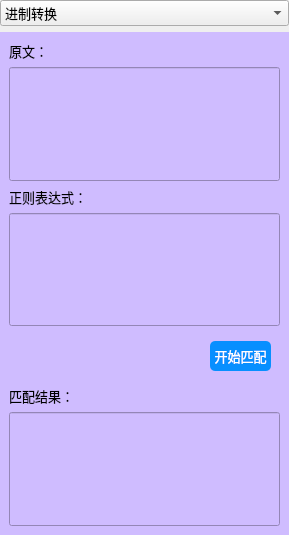
<?xml version="1.0" encoding="UTF-8"?>
<ui version="4.0">
 <class>smalltoolwidget</class>
 <widget class="QWidget" name="smalltoolwidget">
  <property name="geometry">
   <rect>
    <x>0</x>
    <y>0</y>
    <width>289</width>
    <height>535</height>
   </rect>
  </property>
  <property name="windowTitle">
   <string>Form</string>
  </property>
  <layout class="QVBoxLayout" name="verticalLayout_6">
   <property name="leftMargin">
    <number>0</number>
   </property>
   <property name="topMargin">
    <number>0</number>
   </property>
   <property name="rightMargin">
    <number>0</number>
   </property>
   <property name="bottomMargin">
    <number>0</number>
   </property>
   <item>
    <widget class="QComboBox" name="comboBox">
     <property name="font">
      <font>
       <family>OPPOSans B</family>
       <pointsize>10</pointsize>
       <stylestrategy>PreferAntialias</stylestrategy>
      </font>
     </property>
     <item>
      <property name="text">
       <string>进制转换</string>
      </property>
     </item>
     <item>
      <property name="text">
       <string>编码转换</string>
      </property>
     </item>
     <item>
      <property name="text">
       <string>时间戳转换</string>
      </property>
     </item>
     <item>
      <property name="text">
       <string>URL编码转换</string>
      </property>
     </item>
     <item>
      <property name="text">
       <string>正则表达式</string>
      </property>
     </item>
    </widget>
   </item>
   <item>
    <widget class="QStackedWidget" name="stackedWidget_2">
     <property name="styleSheet">
      <string notr="true">background-color: rgb(207, 188, 255);</string>
     </property>
     <property name="currentIndex">
      <number>4</number>
     </property>
     <widget class="QWidget" name="page_21">
      <layout class="QVBoxLayout" name="verticalLayout_2">
       <property name="spacing">
        <number>14</number>
       </property>
       <item>
        <widget class="QLabel" name="label_6">
         <property name="font">
          <font>
           <family>OPPOSans B</family>
           <pointsize>10</pointsize>
           <stylestrategy>PreferAntialias</stylestrategy>
          </font>
         </property>
         <property name="text">
          <string>十六进制</string>
         </property>
        </widget>
       </item>
       <item>
        <widget class="QLineEdit" name="lineEdit_hex">
         <property name="minimumSize">
          <size>
           <width>0</width>
           <height>32</height>
          </size>
         </property>
         <property name="maximumSize">
          <size>
           <width>16777215</width>
           <height>32</height>
          </size>
         </property>
         <property name="font">
          <font>
           <family>OPPOSans B</family>
           <pointsize>10</pointsize>
           <stylestrategy>PreferAntialias</stylestrategy>
          </font>
         </property>
         <property name="styleSheet">
          <string notr="true">background-color: rgb(25, 25, 25, 155);
border: 1px solid rgba(255, 255, 255, 0);
border-radius: 5px;
padding-left:10px;
padding-right:10px;</string>
         </property>
        </widget>
       </item>
       <item>
        <widget class="QLabel" name="label_7">
         <property name="font">
          <font>
           <family>OPPOSans B</family>
           <pointsize>10</pointsize>
           <stylestrategy>PreferAntialias</stylestrategy>
          </font>
         </property>
         <property name="text">
          <string>十进制</string>
         </property>
        </widget>
       </item>
       <item>
        <widget class="QLineEdit" name="lineEdit_dec">
         <property name="minimumSize">
          <size>
           <width>0</width>
           <height>32</height>
          </size>
         </property>
         <property name="maximumSize">
          <size>
           <width>16777215</width>
           <height>32</height>
          </size>
         </property>
         <property name="font">
          <font>
           <family>OPPOSans B</family>
           <pointsize>10</pointsize>
           <stylestrategy>PreferAntialias</stylestrategy>
          </font>
         </property>
         <property name="styleSheet">
          <string notr="true">background-color: rgb(25, 25, 25, 155);
border: 1px solid rgba(255, 255, 255, 0);
border-radius: 5px;
padding-left:10px;
padding-right:10px;</string>
         </property>
        </widget>
       </item>
       <item>
        <widget class="QLabel" name="label_15">
         <property name="font">
          <font>
           <family>OPPOSans B</family>
           <pointsize>10</pointsize>
           <stylestrategy>PreferAntialias</stylestrategy>
          </font>
         </property>
         <property name="text">
          <string>八进制</string>
         </property>
        </widget>
       </item>
       <item>
        <widget class="QLineEdit" name="lineEdit_oct">
         <property name="minimumSize">
          <size>
           <width>0</width>
           <height>32</height>
          </size>
         </property>
         <property name="maximumSize">
          <size>
           <width>16777215</width>
           <height>32</height>
          </size>
         </property>
         <property name="font">
          <font>
           <family>OPPOSans B</family>
           <pointsize>10</pointsize>
           <stylestrategy>PreferAntialias</stylestrategy>
          </font>
         </property>
         <property name="styleSheet">
          <string notr="true">background-color: rgb(25, 25, 25, 155);
border: 1px solid rgba(255, 255, 255, 0);
border-radius: 5px;
padding-left:10px;
padding-right:10px;</string>
         </property>
        </widget>
       </item>
       <item>
        <widget class="QLabel" name="label_8">
         <property name="font">
          <font>
           <family>OPPOSans B</family>
           <pointsize>10</pointsize>
           <stylestrategy>PreferAntialias</stylestrategy>
          </font>
         </property>
         <property name="text">
          <string>二进制</string>
         </property>
        </widget>
       </item>
       <item>
        <widget class="QLineEdit" name="lineEdit_bin">
         <property name="minimumSize">
          <size>
           <width>0</width>
           <height>32</height>
          </size>
         </property>
         <property name="maximumSize">
          <size>
           <width>16777215</width>
           <height>32</height>
          </size>
         </property>
         <property name="font">
          <font>
           <family>OPPOSans B</family>
           <pointsize>10</pointsize>
           <stylestrategy>PreferAntialias</stylestrategy>
          </font>
         </property>
         <property name="styleSheet">
          <string notr="true">background-color: rgb(25, 25, 25, 155);
border: 1px solid rgba(255, 255, 255, 0);
border-radius: 5px;
padding-left:10px;
padding-right:10px;</string>
         </property>
        </widget>
       </item>
       <item>
        <spacer name="verticalSpacer">
         <property name="orientation">
          <enum>Qt::Vertical</enum>
         </property>
         <property name="sizeHint" stdset="0">
          <size>
           <width>20</width>
           <height>40</height>
          </size>
         </property>
        </spacer>
       </item>
      </layout>
     </widget>
     <widget class="QWidget" name="page_19">
      <layout class="QVBoxLayout" name="verticalLayout">
       <item>
        <widget class="QWidget" name="gridWidget" native="true">
         <layout class="QGridLayout" name="gridLayout">
          <item row="1" column="0">
           <widget class="QToolButton" name="toolButton_4">
            <property name="sizePolicy">
             <sizepolicy hsizetype="Expanding" vsizetype="Expanding">
              <horstretch>0</horstretch>
              <verstretch>0</verstretch>
             </sizepolicy>
            </property>
            <property name="minimumSize">
             <size>
              <width>0</width>
              <height>30</height>
             </size>
            </property>
            <property name="maximumSize">
             <size>
              <width>16777215</width>
              <height>30</height>
             </size>
            </property>
            <property name="font">
             <font>
              <family>OPPOSans B</family>
              <pointsize>10</pointsize>
              <stylestrategy>PreferAntialias</stylestrategy>
             </font>
            </property>
            <property name="styleSheet">
             <string notr="true">QToolButton {
	color: rgb(255, 255, 255);
	background-color: rgb(7, 143, 255);
	border-radius: 5px;
}

QToolButton::menu-indicator { 
	image: None;
}

 
QToolButton:hover {
	color: rgb(255, 255, 255);
	background-color: rgb(7, 143, 255);
}</string>
            </property>
            <property name="text">
             <string>中文转Unicode</string>
            </property>
           </widget>
          </item>
          <item row="2" column="0">
           <widget class="QToolButton" name="toolButton_3">
            <property name="sizePolicy">
             <sizepolicy hsizetype="Expanding" vsizetype="Expanding">
              <horstretch>0</horstretch>
              <verstretch>0</verstretch>
             </sizepolicy>
            </property>
            <property name="minimumSize">
             <size>
              <width>0</width>
              <height>30</height>
             </size>
            </property>
            <property name="maximumSize">
             <size>
              <width>16777215</width>
              <height>30</height>
             </size>
            </property>
            <property name="font">
             <font>
              <family>OPPOSans B</family>
              <pointsize>10</pointsize>
              <stylestrategy>PreferAntialias</stylestrategy>
             </font>
            </property>
            <property name="styleSheet">
             <string notr="true">QToolButton {
	color: rgb(255, 255, 255);
	background-color: rgb(7, 143, 255);
	border-radius: 5px;
}

QToolButton::menu-indicator { 
	image: None;
}

 
QToolButton:hover {
	color: rgb(255, 255, 255);
	background-color: rgb(7, 143, 255);
}</string>
            </property>
            <property name="text">
             <string>Unicode转中文</string>
            </property>
           </widget>
          </item>
          <item row="0" column="0">
           <widget class="QToolButton" name="toolButton_8">
            <property name="sizePolicy">
             <sizepolicy hsizetype="Expanding" vsizetype="Expanding">
              <horstretch>0</horstretch>
              <verstretch>0</verstretch>
             </sizepolicy>
            </property>
            <property name="minimumSize">
             <size>
              <width>0</width>
              <height>30</height>
             </size>
            </property>
            <property name="maximumSize">
             <size>
              <width>16777215</width>
              <height>30</height>
             </size>
            </property>
            <property name="font">
             <font>
              <family>OPPOSans B</family>
              <pointsize>10</pointsize>
              <stylestrategy>PreferAntialias</stylestrategy>
             </font>
            </property>
            <property name="styleSheet">
             <string notr="true">QToolButton {
	color: rgb(255, 255, 255);
	background-color: rgb(7, 143, 255);
	border-radius: 5px;
}

QToolButton::menu-indicator { 
	image: None;
}

 
QToolButton:hover {
	color: rgb(255, 255, 255);
	background-color: rgb(7, 143, 255);
}</string>
            </property>
            <property name="text">
             <string>Ascii转Unicode</string>
            </property>
           </widget>
          </item>
          <item row="0" column="1">
           <widget class="QToolButton" name="toolButton_9">
            <property name="sizePolicy">
             <sizepolicy hsizetype="Expanding" vsizetype="Expanding">
              <horstretch>0</horstretch>
              <verstretch>0</verstretch>
             </sizepolicy>
            </property>
            <property name="minimumSize">
             <size>
              <width>0</width>
              <height>30</height>
             </size>
            </property>
            <property name="maximumSize">
             <size>
              <width>16777215</width>
              <height>30</height>
             </size>
            </property>
            <property name="font">
             <font>
              <family>OPPOSans B</family>
              <pointsize>10</pointsize>
              <stylestrategy>PreferAntialias</stylestrategy>
             </font>
            </property>
            <property name="styleSheet">
             <string notr="true">QToolButton {
	color: rgb(255, 255, 255);
	background-color: rgb(7, 143, 255);
	border-radius: 5px;
}

QToolButton::menu-indicator { 
	image: None;
}

 
QToolButton:hover {
	color: rgb(255, 255, 255);
	background-color: rgb(7, 143, 255);
}</string>
            </property>
            <property name="text">
             <string>Unicode转Ascii</string>
            </property>
           </widget>
          </item>
          <item row="1" column="1">
           <widget class="QToolButton" name="toolButton_10">
            <property name="sizePolicy">
             <sizepolicy hsizetype="Expanding" vsizetype="Expanding">
              <horstretch>0</horstretch>
              <verstretch>0</verstretch>
             </sizepolicy>
            </property>
            <property name="minimumSize">
             <size>
              <width>0</width>
              <height>30</height>
             </size>
            </property>
            <property name="maximumSize">
             <size>
              <width>16777215</width>
              <height>30</height>
             </size>
            </property>
            <property name="font">
             <font>
              <family>OPPOSans B</family>
              <pointsize>10</pointsize>
              <stylestrategy>PreferAntialias</stylestrategy>
             </font>
            </property>
            <property name="styleSheet">
             <string notr="true">QToolButton {
	color: rgb(255, 255, 255);
	background-color: rgb(7, 143, 255);
	border-radius: 5px;
}

QToolButton::menu-indicator { 
	image: None;
}

 
QToolButton:hover {
	color: rgb(255, 255, 255);
	background-color: rgb(7, 143, 255);
}</string>
            </property>
            <property name="text">
             <string>十六进制转Unicode</string>
            </property>
           </widget>
          </item>
          <item row="2" column="1">
           <widget class="QToolButton" name="toolButton_11">
            <property name="sizePolicy">
             <sizepolicy hsizetype="Expanding" vsizetype="Expanding">
              <horstretch>0</horstretch>
              <verstretch>0</verstretch>
             </sizepolicy>
            </property>
            <property name="minimumSize">
             <size>
              <width>0</width>
              <height>30</height>
             </size>
            </property>
            <property name="maximumSize">
             <size>
              <width>16777215</width>
              <height>30</height>
             </size>
            </property>
            <property name="font">
             <font>
              <family>OPPOSans B</family>
              <pointsize>10</pointsize>
              <stylestrategy>PreferAntialias</stylestrategy>
             </font>
            </property>
            <property name="styleSheet">
             <string notr="true">QToolButton {
	color: rgb(255, 255, 255);
	background-color: rgb(7, 143, 255);
	border-radius: 5px;
}

QToolButton::menu-indicator { 
	image: None;
}

 
QToolButton:hover {
	color: rgb(255, 255, 255);
	background-color: rgb(7, 143, 255);
}</string>
            </property>
            <property name="text">
             <string>十六进制转中文</string>
            </property>
           </widget>
          </item>
         </layout>
        </widget>
       </item>
       <item>
        <widget class="QLineEdit" name="lineEdit_3">
         <property name="sizePolicy">
          <sizepolicy hsizetype="Expanding" vsizetype="Expanding">
           <horstretch>0</horstretch>
           <verstretch>0</verstretch>
          </sizepolicy>
         </property>
        </widget>
       </item>
       <item>
        <widget class="QLineEdit" name="lineEdit_4">
         <property name="sizePolicy">
          <sizepolicy hsizetype="Expanding" vsizetype="Expanding">
           <horstretch>0</horstretch>
           <verstretch>0</verstretch>
          </sizepolicy>
         </property>
        </widget>
       </item>
      </layout>
     </widget>
     <widget class="QWidget" name="page_20">
      <layout class="QVBoxLayout" name="verticalLayout_3">
       <item>
        <widget class="QLabel" name="label_3">
         <property name="minimumSize">
          <size>
           <width>200</width>
           <height>0</height>
          </size>
         </property>
         <property name="maximumSize">
          <size>
           <width>250</width>
           <height>30</height>
          </size>
         </property>
         <property name="font">
          <font>
           <family>OPPOSans B</family>
           <pointsize>10</pointsize>
           <stylestrategy>PreferAntialias</stylestrategy>
          </font>
         </property>
         <property name="text">
          <string>2023年10月16日星期日00点36分</string>
         </property>
        </widget>
       </item>
       <item>
        <widget class="QWidget" name="gridWidget" native="true">
         <layout class="QGridLayout" name="gridLayout_2">
          <item row="0" column="0">
           <widget class="QLabel" name="label">
            <property name="minimumSize">
             <size>
              <width>0</width>
              <height>32</height>
             </size>
            </property>
            <property name="maximumSize">
             <size>
              <width>16777215</width>
              <height>32</height>
             </size>
            </property>
            <property name="font">
             <font>
              <family>OPPOSans B</family>
              <pointsize>10</pointsize>
              <stylestrategy>PreferAntialias</stylestrategy>
             </font>
            </property>
            <property name="text">
             <string>当前时间戳:</string>
            </property>
           </widget>
          </item>
          <item row="2" column="1">
           <widget class="QToolButton" name="toolButton_7">
            <property name="minimumSize">
             <size>
              <width>70</width>
              <height>30</height>
             </size>
            </property>
            <property name="maximumSize">
             <size>
              <width>70</width>
              <height>30</height>
             </size>
            </property>
            <property name="font">
             <font>
              <family>OPPOSans B</family>
              <pointsize>10</pointsize>
              <stylestrategy>PreferAntialias</stylestrategy>
             </font>
            </property>
            <property name="styleSheet">
             <string notr="true">QToolButton {
	color: rgb(255, 255, 255);
	background-color: rgb(255, 95, 95);
	border-radius: 5px;
}

QToolButton::menu-indicator { 
	image: None;
}

 
QToolButton:hover {
	color: rgb(255, 255, 255);
	background-color: rgb(255, 95, 95);
}</string>
            </property>
            <property name="text">
             <string>停止</string>
            </property>
           </widget>
          </item>
          <item row="1" column="1">
           <widget class="QToolButton" name="toolButton_22">
            <property name="minimumSize">
             <size>
              <width>70</width>
              <height>30</height>
             </size>
            </property>
            <property name="maximumSize">
             <size>
              <width>70</width>
              <height>30</height>
             </size>
            </property>
            <property name="font">
             <font>
              <family>OPPOSans B</family>
              <pointsize>10</pointsize>
              <stylestrategy>PreferAntialias</stylestrategy>
             </font>
            </property>
            <property name="styleSheet">
             <string notr="true">QToolButton {
	color: rgb(255, 255, 255);
	background-color: rgb(7, 143, 255);
	border-radius: 5px;
}

QToolButton::menu-indicator { 
	image: None;
}

 
QToolButton:hover {
	color: rgb(255, 255, 255);
	background-color: rgb(7, 143, 255);
}</string>
            </property>
            <property name="text">
             <string>复制</string>
            </property>
           </widget>
          </item>
          <item row="1" column="0">
           <widget class="QLineEdit" name="lineEdit_now">
            <property name="minimumSize">
             <size>
              <width>160</width>
              <height>32</height>
             </size>
            </property>
            <property name="maximumSize">
             <size>
              <width>160</width>
              <height>32</height>
             </size>
            </property>
            <property name="font">
             <font>
              <family>OPPOSans B</family>
              <pointsize>10</pointsize>
              <stylestrategy>PreferAntialias</stylestrategy>
             </font>
            </property>
            <property name="styleSheet">
             <string notr="true">background-color: rgb(25, 25, 25, 155);
border: 1px solid rgba(255, 255, 255, 0);
border-radius: 5px;
padding-left:10px;
padding-right:10px;</string>
            </property>
           </widget>
          </item>
         </layout>
        </widget>
       </item>
       <item>
        <widget class="QWidget" name="gridWidget_2" native="true">
         <layout class="QGridLayout" name="gridLayout_3">
          <item row="0" column="0">
           <widget class="QLabel" name="label_2">
            <property name="minimumSize">
             <size>
              <width>0</width>
              <height>32</height>
             </size>
            </property>
            <property name="maximumSize">
             <size>
              <width>16777215</width>
              <height>32</height>
             </size>
            </property>
            <property name="font">
             <font>
              <family>OPPOSans B</family>
              <pointsize>10</pointsize>
              <stylestrategy>PreferAntialias</stylestrategy>
             </font>
            </property>
            <property name="text">
             <string>时间戳转日期</string>
            </property>
           </widget>
          </item>
          <item row="1" column="0">
           <widget class="QLineEdit" name="lineEdit_timestamp_in">
            <property name="minimumSize">
             <size>
              <width>160</width>
              <height>32</height>
             </size>
            </property>
            <property name="maximumSize">
             <size>
              <width>160</width>
              <height>32</height>
             </size>
            </property>
            <property name="font">
             <font>
              <family>OPPOSans B</family>
              <pointsize>10</pointsize>
              <stylestrategy>PreferAntialias</stylestrategy>
             </font>
            </property>
            <property name="styleSheet">
             <string notr="true">background-color: rgb(25, 25, 25, 155);
border: 1px solid rgba(255, 255, 255, 0);
border-radius: 5px;
padding-left:10px;
padding-right:10px;</string>
            </property>
            <property name="text">
             <string>1970-01-21 00:03:15</string>
            </property>
           </widget>
          </item>
          <item row="2" column="0">
           <widget class="QLineEdit" name="lineEdit_date_out">
            <property name="minimumSize">
             <size>
              <width>160</width>
              <height>32</height>
             </size>
            </property>
            <property name="maximumSize">
             <size>
              <width>160</width>
              <height>32</height>
             </size>
            </property>
            <property name="font">
             <font>
              <family>OPPOSans B</family>
              <pointsize>10</pointsize>
              <stylestrategy>PreferAntialias</stylestrategy>
             </font>
            </property>
            <property name="styleSheet">
             <string notr="true">background-color: rgb(25, 25, 25, 155);
border: 1px solid rgba(255, 255, 255, 0);
border-radius: 5px;
padding-left:10px;
padding-right:10px;</string>
            </property>
            <property name="text">
             <string/>
            </property>
           </widget>
          </item>
          <item row="1" column="1">
           <widget class="QComboBox" name="comboBox_timestamp">
            <property name="minimumSize">
             <size>
              <width>70</width>
              <height>32</height>
             </size>
            </property>
            <property name="maximumSize">
             <size>
              <width>70</width>
              <height>32</height>
             </size>
            </property>
            <property name="font">
             <font>
              <family>OPPOSans B</family>
              <pointsize>10</pointsize>
              <stylestrategy>PreferAntialias</stylestrategy>
             </font>
            </property>
            <property name="styleSheet">
             <string notr="true">background-color: rgb(25, 25, 25, 155);
border: 1px solid rgba(255, 255, 255, 0);
border-radius: 5px;
padding-left:10px;
padding-right:10px;</string>
            </property>
            <item>
             <property name="text">
              <string>秒(s)</string>
             </property>
            </item>
            <item>
             <property name="text">
              <string>毫秒(ms)</string>
             </property>
            </item>
           </widget>
          </item>
          <item row="2" column="1">
           <widget class="QToolButton" name="toolButton">
            <property name="minimumSize">
             <size>
              <width>70</width>
              <height>32</height>
             </size>
            </property>
            <property name="maximumSize">
             <size>
              <width>70</width>
              <height>32</height>
             </size>
            </property>
            <property name="font">
             <font>
              <family>OPPOSans B</family>
              <pointsize>10</pointsize>
              <stylestrategy>PreferAntialias</stylestrategy>
             </font>
            </property>
            <property name="styleSheet">
             <string notr="true">QToolButton {
	color: rgb(255, 255, 255);
	background-color: rgb(255, 95, 95);
	border-radius: 5px;
}

QToolButton::menu-indicator { 
	image: None;
}

 
QToolButton:hover {
	color: rgb(255, 255, 255);
	background-color: rgb(255, 95, 95);
}</string>
            </property>
            <property name="text">
             <string>转换</string>
            </property>
           </widget>
          </item>
         </layout>
        </widget>
       </item>
       <item>
        <widget class="QWidget" name="gridWidget_3" native="true">
         <layout class="QGridLayout" name="gridLayout_4">
          <item row="2" column="0">
           <widget class="QLineEdit" name="lineEdit_timestamp_out">
            <property name="minimumSize">
             <size>
              <width>160</width>
              <height>32</height>
             </size>
            </property>
            <property name="maximumSize">
             <size>
              <width>160</width>
              <height>32</height>
             </size>
            </property>
            <property name="font">
             <font>
              <family>OPPOSans B</family>
              <pointsize>10</pointsize>
              <stylestrategy>PreferAntialias</stylestrategy>
             </font>
            </property>
            <property name="styleSheet">
             <string notr="true">background-color: rgb(25, 25, 25, 155);
border: 1px solid rgba(255, 255, 255, 0);
border-radius: 5px;
padding-left:10px;
padding-right:10px;</string>
            </property>
           </widget>
          </item>
          <item row="1" column="0">
           <widget class="QLineEdit" name="lineEdit_date_in">
            <property name="minimumSize">
             <size>
              <width>160</width>
              <height>32</height>
             </size>
            </property>
            <property name="maximumSize">
             <size>
              <width>160</width>
              <height>32</height>
             </size>
            </property>
            <property name="font">
             <font>
              <family>OPPOSans B</family>
              <pointsize>10</pointsize>
              <stylestrategy>PreferAntialias</stylestrategy>
             </font>
            </property>
            <property name="styleSheet">
             <string notr="true">background-color: rgb(25, 25, 25, 155);
border: 1px solid rgba(255, 255, 255, 0);
border-radius: 5px;
padding-left:10px;
padding-right:10px;</string>
            </property>
           </widget>
          </item>
          <item row="0" column="0">
           <widget class="QLabel" name="label_5">
            <property name="minimumSize">
             <size>
              <width>0</width>
              <height>32</height>
             </size>
            </property>
            <property name="maximumSize">
             <size>
              <width>16777215</width>
              <height>32</height>
             </size>
            </property>
            <property name="font">
             <font>
              <family>OPPOSans B</family>
              <pointsize>10</pointsize>
              <stylestrategy>PreferAntialias</stylestrategy>
             </font>
            </property>
            <property name="text">
             <string>时间转时间戳</string>
            </property>
           </widget>
          </item>
          <item row="1" column="1">
           <widget class="QComboBox" name="comboBox_date">
            <property name="minimumSize">
             <size>
              <width>70</width>
              <height>32</height>
             </size>
            </property>
            <property name="maximumSize">
             <size>
              <width>70</width>
              <height>32</height>
             </size>
            </property>
            <property name="font">
             <font>
              <family>OPPOSans B</family>
              <pointsize>10</pointsize>
              <stylestrategy>PreferAntialias</stylestrategy>
             </font>
            </property>
            <property name="styleSheet">
             <string notr="true">background-color: rgb(25, 25, 25, 155);
border: 1px solid rgba(255, 255, 255, 0);
border-radius: 5px;
padding-left:10px;
padding-right:10px;</string>
            </property>
            <item>
             <property name="text">
              <string>秒(s)</string>
             </property>
            </item>
            <item>
             <property name="text">
              <string>毫秒(ms)</string>
             </property>
            </item>
           </widget>
          </item>
          <item row="2" column="1">
           <widget class="QToolButton" name="toolButton_2">
            <property name="minimumSize">
             <size>
              <width>70</width>
              <height>32</height>
             </size>
            </property>
            <property name="maximumSize">
             <size>
              <width>70</width>
              <height>32</height>
             </size>
            </property>
            <property name="font">
             <font>
              <family>OPPOSans B</family>
              <pointsize>10</pointsize>
              <stylestrategy>PreferAntialias</stylestrategy>
             </font>
            </property>
            <property name="styleSheet">
             <string notr="true">QToolButton {
	color: rgb(255, 255, 255);
	background-color: rgb(255, 95, 95);
	border-radius: 5px;
}

QToolButton::menu-indicator { 
	image: None;
}

 
QToolButton:hover {
	color: rgb(255, 255, 255);
	background-color: rgb(255, 95, 95);
}</string>
            </property>
            <property name="text">
             <string>转换</string>
            </property>
           </widget>
          </item>
         </layout>
        </widget>
       </item>
       <item>
        <spacer name="verticalSpacer_2">
         <property name="orientation">
          <enum>Qt::Vertical</enum>
         </property>
         <property name="sizeHint" stdset="0">
          <size>
           <width>20</width>
           <height>40</height>
          </size>
         </property>
        </spacer>
       </item>
      </layout>
     </widget>
     <widget class="QWidget" name="page_22">
      <layout class="QVBoxLayout" name="verticalLayout_4">
       <item>
        <widget class="QLabel" name="label_9">
         <property name="minimumSize">
          <size>
           <width>0</width>
           <height>20</height>
          </size>
         </property>
         <property name="maximumSize">
          <size>
           <width>16777215</width>
           <height>20</height>
          </size>
         </property>
         <property name="font">
          <font>
           <family>OPPOSans B</family>
           <pointsize>10</pointsize>
           <stylestrategy>PreferAntialias</stylestrategy>
          </font>
         </property>
         <property name="text">
          <string>URL:</string>
         </property>
        </widget>
       </item>
       <item>
        <widget class="QLineEdit" name="lineEdit_encode">
         <property name="sizePolicy">
          <sizepolicy hsizetype="Expanding" vsizetype="Expanding">
           <horstretch>0</horstretch>
           <verstretch>0</verstretch>
          </sizepolicy>
         </property>
         <property name="minimumSize">
          <size>
           <width>0</width>
           <height>100</height>
          </size>
         </property>
         <property name="font">
          <font>
           <family>OPPOSans B</family>
           <pointsize>10</pointsize>
           <stylestrategy>PreferAntialias</stylestrategy>
          </font>
         </property>
        </widget>
       </item>
       <item>
        <widget class="QLineEdit" name="lineEdit_decode">
         <property name="sizePolicy">
          <sizepolicy hsizetype="Expanding" vsizetype="Expanding">
           <horstretch>0</horstretch>
           <verstretch>0</verstretch>
          </sizepolicy>
         </property>
         <property name="minimumSize">
          <size>
           <width>0</width>
           <height>100</height>
          </size>
         </property>
         <property name="font">
          <font>
           <family>OPPOSans B</family>
           <pointsize>10</pointsize>
           <stylestrategy>PreferAntialias</stylestrategy>
          </font>
         </property>
        </widget>
       </item>
       <item>
        <widget class="QLabel" name="label_10">
         <property name="minimumSize">
          <size>
           <width>0</width>
           <height>20</height>
          </size>
         </property>
         <property name="maximumSize">
          <size>
           <width>16777215</width>
           <height>20</height>
          </size>
         </property>
         <property name="font">
          <font>
           <family>OPPOSans B</family>
           <pointsize>10</pointsize>
           <stylestrategy>PreferAntialias</stylestrategy>
          </font>
         </property>
         <property name="text">
          <string>编码结果:</string>
         </property>
        </widget>
       </item>
       <item>
        <widget class="QWidget" name="horizontalWidget" native="true">
         <layout class="QHBoxLayout" name="horizontalLayout">
          <item>
           <widget class="QToolButton" name="toolButton_decode">
            <property name="minimumSize">
             <size>
              <width>60</width>
              <height>30</height>
             </size>
            </property>
            <property name="maximumSize">
             <size>
              <width>60</width>
              <height>30</height>
             </size>
            </property>
            <property name="font">
             <font>
              <family>OPPOSans B</family>
              <pointsize>10</pointsize>
              <stylestrategy>PreferAntialias</stylestrategy>
             </font>
            </property>
            <property name="styleSheet">
             <string notr="true">QToolButton {
	color: rgb(255, 255, 255);
	background-color: rgb(7, 143, 255);
	border-radius: 5px;
}

QToolButton::menu-indicator { 
	image: None;
}

 
QToolButton:hover {
	color: rgb(255, 255, 255);
	background-color: rgb(7, 143, 255);
}</string>
            </property>
            <property name="text">
             <string>解码</string>
            </property>
           </widget>
          </item>
          <item>
           <widget class="QToolButton" name="toolButton_encode">
            <property name="minimumSize">
             <size>
              <width>60</width>
              <height>30</height>
             </size>
            </property>
            <property name="maximumSize">
             <size>
              <width>16777215</width>
              <height>30</height>
             </size>
            </property>
            <property name="font">
             <font>
              <family>OPPOSans B</family>
              <pointsize>10</pointsize>
              <stylestrategy>PreferAntialias</stylestrategy>
             </font>
            </property>
            <property name="styleSheet">
             <string notr="true">QToolButton {
	color: rgb(255, 255, 255);
	background-color: rgb(7, 143, 255);
	border-radius: 5px;
}

QToolButton::menu-indicator { 
	image: None;
}

 
QToolButton:hover {
	color: rgb(255, 255, 255);
	background-color: rgb(7, 143, 255);
}</string>
            </property>
            <property name="text">
             <string>编码</string>
            </property>
           </widget>
          </item>
          <item>
           <spacer name="horizontalSpacer">
            <property name="orientation">
             <enum>Qt::Horizontal</enum>
            </property>
            <property name="sizeHint" stdset="0">
             <size>
              <width>40</width>
              <height>20</height>
             </size>
            </property>
           </spacer>
          </item>
         </layout>
        </widget>
       </item>
      </layout>
     </widget>
     <widget class="QWidget" name="page_23">
      <layout class="QVBoxLayout" name="verticalLayout_5">
       <item>
        <widget class="QLabel" name="label_11">
         <property name="minimumSize">
          <size>
           <width>0</width>
           <height>20</height>
          </size>
         </property>
         <property name="maximumSize">
          <size>
           <width>16777215</width>
           <height>20</height>
          </size>
         </property>
         <property name="font">
          <font>
           <family>OPPOSans B</family>
           <pointsize>10</pointsize>
           <stylestrategy>PreferAntialias</stylestrategy>
          </font>
         </property>
         <property name="text">
          <string>原文：</string>
         </property>
        </widget>
       </item>
       <item>
        <widget class="QLineEdit" name="lineEdit_11">
         <property name="sizePolicy">
          <sizepolicy hsizetype="Expanding" vsizetype="Expanding">
           <horstretch>0</horstretch>
           <verstretch>0</verstretch>
          </sizepolicy>
         </property>
         <property name="minimumSize">
          <size>
           <width>0</width>
           <height>100</height>
          </size>
         </property>
         <property name="font">
          <font>
           <family>OPPOSans B</family>
           <pointsize>10</pointsize>
           <stylestrategy>PreferAntialias</stylestrategy>
          </font>
         </property>
        </widget>
       </item>
       <item>
        <widget class="QLabel" name="label_12">
         <property name="minimumSize">
          <size>
           <width>0</width>
           <height>20</height>
          </size>
         </property>
         <property name="maximumSize">
          <size>
           <width>16777215</width>
           <height>20</height>
          </size>
         </property>
         <property name="font">
          <font>
           <family>OPPOSans B</family>
           <pointsize>10</pointsize>
           <stylestrategy>PreferAntialias</stylestrategy>
          </font>
         </property>
         <property name="text">
          <string>正则表达式：</string>
         </property>
        </widget>
       </item>
       <item>
        <widget class="QLineEdit" name="lineEdit_12">
         <property name="sizePolicy">
          <sizepolicy hsizetype="Expanding" vsizetype="Expanding">
           <horstretch>0</horstretch>
           <verstretch>0</verstretch>
          </sizepolicy>
         </property>
         <property name="minimumSize">
          <size>
           <width>0</width>
           <height>50</height>
          </size>
         </property>
         <property name="font">
          <font>
           <family>OPPOSans B</family>
           <pointsize>10</pointsize>
           <stylestrategy>PreferAntialias</stylestrategy>
          </font>
         </property>
         <property name="text">
          <string/>
         </property>
        </widget>
       </item>
       <item>
        <widget class="QWidget" name="horizontalWidget" native="true">
         <layout class="QHBoxLayout" name="horizontalLayout_2">
          <item>
           <spacer name="horizontalSpacer_2">
            <property name="orientation">
             <enum>Qt::Horizontal</enum>
            </property>
            <property name="sizeHint" stdset="0">
             <size>
              <width>40</width>
              <height>20</height>
             </size>
            </property>
           </spacer>
          </item>
          <item>
           <widget class="QToolButton" name="toolButton_5">
            <property name="minimumSize">
             <size>
              <width>0</width>
              <height>30</height>
             </size>
            </property>
            <property name="maximumSize">
             <size>
              <width>16777215</width>
              <height>30</height>
             </size>
            </property>
            <property name="font">
             <font>
              <family>OPPOSans B</family>
              <pointsize>10</pointsize>
              <stylestrategy>PreferAntialias</stylestrategy>
             </font>
            </property>
            <property name="styleSheet">
             <string notr="true">QToolButton {
	color: rgb(255, 255, 255);
	background-color: rgb(7, 143, 255);
	border-radius: 5px;
}

QToolButton::menu-indicator { 
	image: None;
}

 
QToolButton:hover {
	color: rgb(255, 255, 255);
	background-color: rgb(7, 143, 255);
}</string>
            </property>
            <property name="text">
             <string>开始匹配</string>
            </property>
           </widget>
          </item>
         </layout>
        </widget>
       </item>
       <item>
        <widget class="QLabel" name="label_13">
         <property name="minimumSize">
          <size>
           <width>0</width>
           <height>20</height>
          </size>
         </property>
         <property name="maximumSize">
          <size>
           <width>16777215</width>
           <height>20</height>
          </size>
         </property>
         <property name="font">
          <font>
           <family>OPPOSans B</family>
           <pointsize>10</pointsize>
           <stylestrategy>PreferAntialias</stylestrategy>
          </font>
         </property>
         <property name="text">
          <string>匹配结果：</string>
         </property>
        </widget>
       </item>
       <item>
        <widget class="QLineEdit" name="lineEdit_13">
         <property name="sizePolicy">
          <sizepolicy hsizetype="Expanding" vsizetype="Expanding">
           <horstretch>0</horstretch>
           <verstretch>0</verstretch>
          </sizepolicy>
         </property>
         <property name="minimumSize">
          <size>
           <width>0</width>
           <height>100</height>
          </size>
         </property>
         <property name="font">
          <font>
           <family>OPPOSans B</family>
           <pointsize>10</pointsize>
           <stylestrategy>PreferAntialias</stylestrategy>
          </font>
         </property>
        </widget>
       </item>
      </layout>
     </widget>
    </widget>
   </item>
  </layout>
 </widget>
 <resources/>
 <connections/>
</ui>
